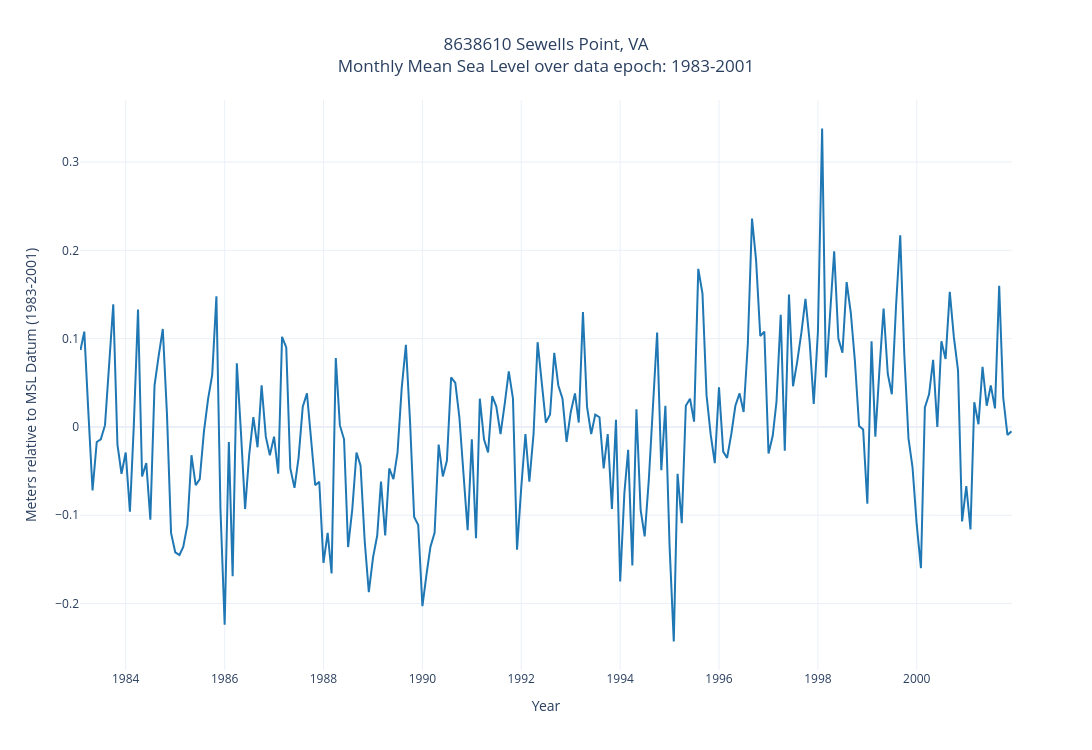

Notebook source saved alongside this figure:
### Markdown cell above
#**Step 6**
#**Exploring seasonal variations in water levels**
### We will focus on data from the NTDE from 1983-2001 for the next section.

#### What is the NTDE and why is it important?


*   The NTDE is a specific 19-year period used for data collection that corresponds to a full rotation of the longest lunar cycle called the metonic cycle which impacts the range and timing of tides.
*   Aligning the NTDE with the metonic cycle allows NOAA scientists to account for the full range of seasonal and environmental variations that occur at a given coastal location and determine the truest average of tidal conditions.
*   The NTDE is updated periodically to help ensure tidal datums accurately reflect conditions along the Nation's coast.
*   The NTDE time period is useful for examining shorter-term variations such as the seasonal cycle without the impact of long-term variations.

*** Some [stations](https://tidesandcurrents.noaa.gov/press/tidaldatum.html#:~:text=For%20Areas%20With%20Anomalous%20Sea,one%20specific%20common%20reference%20period) are more frequently updated due to high relative sea level trends

 The [2002 - 2020 NTDE](https://tidesandcurrents.noaa.gov/datum-updates/ntde/index.html) update is coming soon!

### Code cell
# @title
# Filter data for the selected epoch range
start_date = str(epic_start) + '-01-01'
end_date = str(epic_end) + '-12-31'

mask = (df_msl['date'] > start_date) & (df_msl['date'] <= end_date)
df_ntde = df_msl.loc[mask].copy()

# Set y-axis label dynamically
if units == 'metric':
    y_label = f"Meters relative to MSL Datum ({epoch_info})"
else:
    y_label = f"Feet relative to MSL Datum ({epoch_info})"

# Create Plotly figure
fig = go.Figure()

# Add horizontal line at y=0
fig.add_shape(
    type="line",
    x0=df_ntde['date'].min(), x1=df_ntde['date'].max(),
    y0=0, y1=0,
    line=dict(color="black", width=1),
    layer="below"
)

# Add main MSL line
fig.add_trace(go.Scatter(
    x=df_ntde['date'],
    y=df_ntde['MSL'],
    mode='lines',
    name='Monthly MSL',
    line=dict(color='#1f77b4')
))

# Update layout
fig.update_layout(
    title={
        'text': f"{station_info}<br>Monthly Mean Sea Level over data epoch: {epoch_info}",
        'x': 0.5,
        'xanchor': 'center'
    },
    xaxis_title="Year",
    yaxis_title=y_label,
    template='plotly_white',
    height=750,
    width=1250
)

fig.update_xaxes(showgrid=True)
fig.update_yaxes(showgrid=True)

fig.show()

#In this time frame it is harder to visualize the long-term trend, which is useful for examining the average seasonal cycle.

### Figure 1 — Plotly figure (JSON) as saved in the notebook; plotly's stock layout.template omitted (floating-point values rounded to 4 significant figures; data arrays with more than 128 entries replaced by an {"elided": "..."} marker saying what was removed)
{"data": [{"line": {"color": "#1f77b4"}, "mode": "lines", "name": "Monthly MSL", "type": "scatter", "x": {"elided": "227 str values"}, "y": {"elided": "227 float values"}}], "layout": {"height": 750, "shapes": [{"layer": "below", "line": {"color": "black", "width": 1}, "type": "line", "x0": "1983-02-01T00:00:00", "x1": "2001-12-01T00:00:00", "y0": 0, "y1": 0}], "title": {"text": "8638610 Sewells Point, VA<br>Monthly Mean Sea Level over data epoch: 1983-2001", "x": 0.5, "xanchor": "center"}, "width": 1250, "xaxis": {"showgrid": true, "title": {"text": "Year"}}, "yaxis": {"showgrid": true, "title": {"text": "Meters relative to MSL Datum (1983-2001)"}}}}
